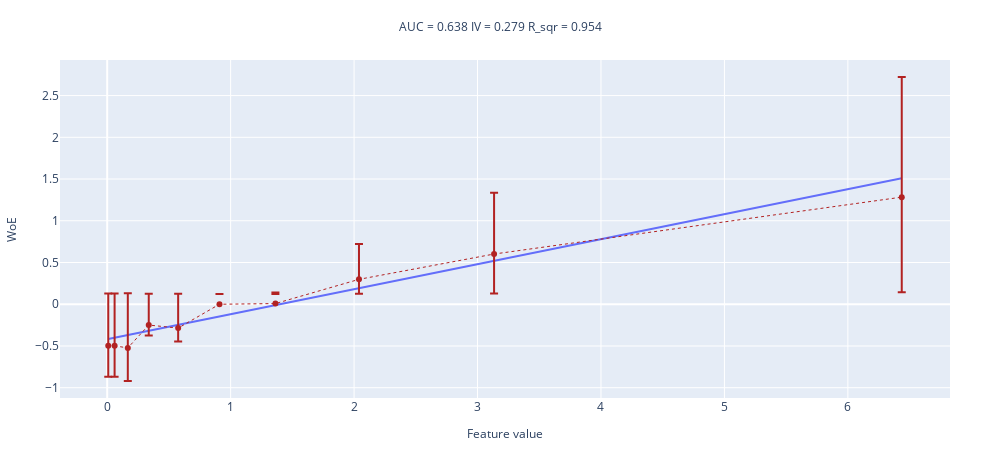

Source (notebook cell):
### Markdown cell above
#### №2

Запустите функцию с `values=x ** 2`. Как по графику определить эту ситуацию? Что нужно делать в таком случае?

### Code cell
noise_std = 1.
x = np.concatenate([sps.norm(0, noise_std).rvs(size = sample_size // 2), sps.norm(1, noise_std).rvs(size = sample_size // 2)])
woe_line(values=(x**2), target=y, n_buckets=10)

### Figure 1 — Plotly figure (JSON) as saved in the notebook; plotly's stock layout.template omitted (floating-point values rounded to 4 significant figures)
{"data": [{"mode": "lines", "name": "interpolation_line", "showlegend": false, "type": "scatter", "x": [0.008482, 0.05989, 0.167, 0.3365, 0.5748, 0.9095, 1.363, 2.04, 3.134, 6.436], "y": [-0.4153, -0.3999, -0.3679, -0.3171, -0.2458, -0.1456, -0.009979, 0.1926, 0.5202, 1.509]}, {"error_y": {"array": [-0.372, -0.372, -0.3973, -0.1252, -0.1616, 0.1241, 0.1322, 0.4249, 0.7338, 1.441], "arrayminus": [-0.6281, -0.6281, -0.6542, -0.3754, -0.4125, -0.1241, -0.1161, 0.1738, 0.4741, 1.139], "symmetric": false, "type": "data"}, "line": {"color": "firebrick", "dash": "dot", "width": 1}, "name": "WoE", "showlegend": false, "type": "scatter", "x": [0.008482, 0.05989, 0.167, 0.3365, 0.5748, 0.9095, 1.363, 2.04, 3.134, 6.436], "y": [-0.498, -0.498, -0.5236, -0.2493, -0.2859, 0, 0.008, 0.2982, 0.6015, 1.283]}], "layout": {"height": 450, "margin": {"b": 50, "l": 50, "r": 50, "t": 60}, "title": {"font": {"size": 12}, "text": "AUC = 0.638 IV = 0.279 R_sqr = 0.954 ", "x": 0.5, "xanchor": "center", "y": 0.95, "yanchor": "top"}, "width": 1000, "xaxis": {"title": {"font": {"size": 12}, "text": "Feature value"}}, "yaxis": {"title": {"font": {"size": 12}, "text": "WoE"}}}}
